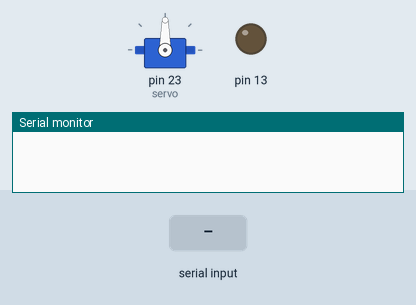
The sketch below on a simulated Arduino Mega 2560, built with avr-gcc and run on an emulated ATmega2560. Shown: servo, output pins drawn as LEDs (lit = HIGH), the last lines printed to the serial monitor. Dashed ring = blinking. The test bench sets the inputs (shaded band).

Above: at 0.1 s.
At 1.2 s:
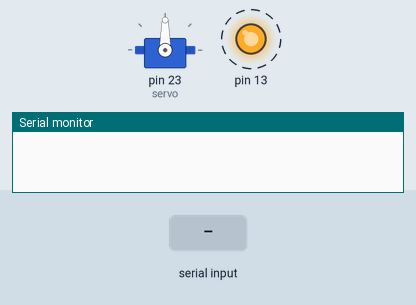
1.3 s: "90,45\n" received over Serial
At 2.4 s:
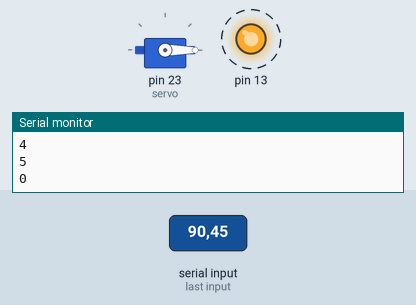
Timing chart, 0 to 10.3 s (numbered marks = the images above; inputs shaded):
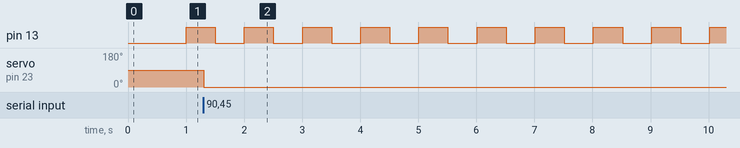

Measured:
- after the input at 1.3 s, servo on pin 23 (servo): 90° → 0° at once
- by itself, pin 13: alternates HIGH for 0.50 s and LOW for 0.50 s

The sketch:

ServoTest.ino
```cpp
#include <Servo.h>

Servo servo;

void setup() {
  Serial.begin(9600);
  // put your setup code here, to run once:

  servo.attach(23);
  servo.write(90);

  pinMode(14, INPUT);
  pinMode(13, OUTPUT);
}

long lastTime = 0;
boolean on = true;
void loop() {
  if(millis() - lastTime > 500){
    on = !on;
    lastTime = millis();
    digitalWrite(13, on);
  }


  // put your main code here, to run repeatedly:
//  double val = analogRead(14);

 // Serial.println(val);


  String s = "";
  while(Serial.available()){
    s += (char) Serial.read();
  }
  if(!s.equals("")){
    servo.write(s.toInt());
    Serial.println(s.toInt());
  }

}
```
